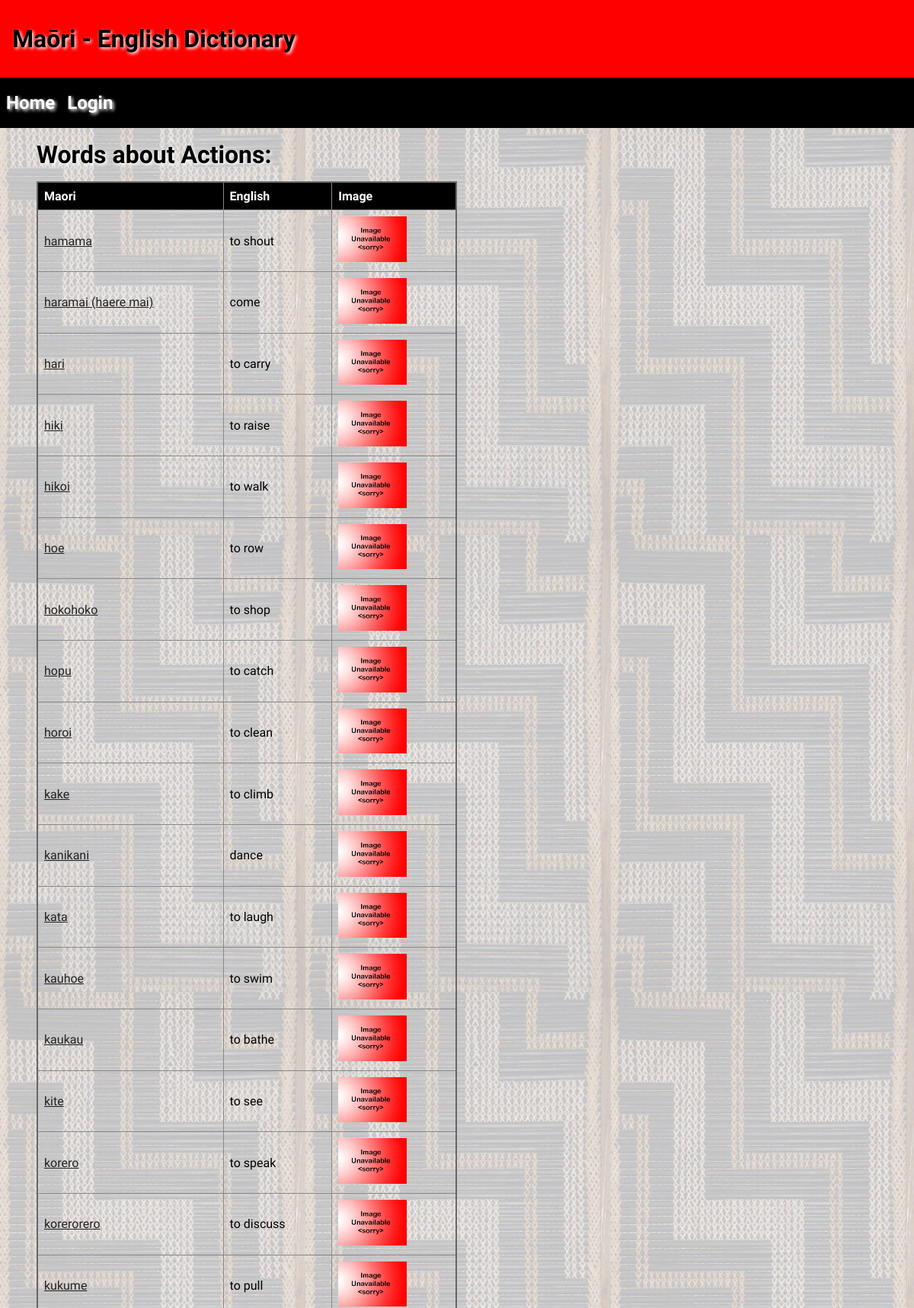
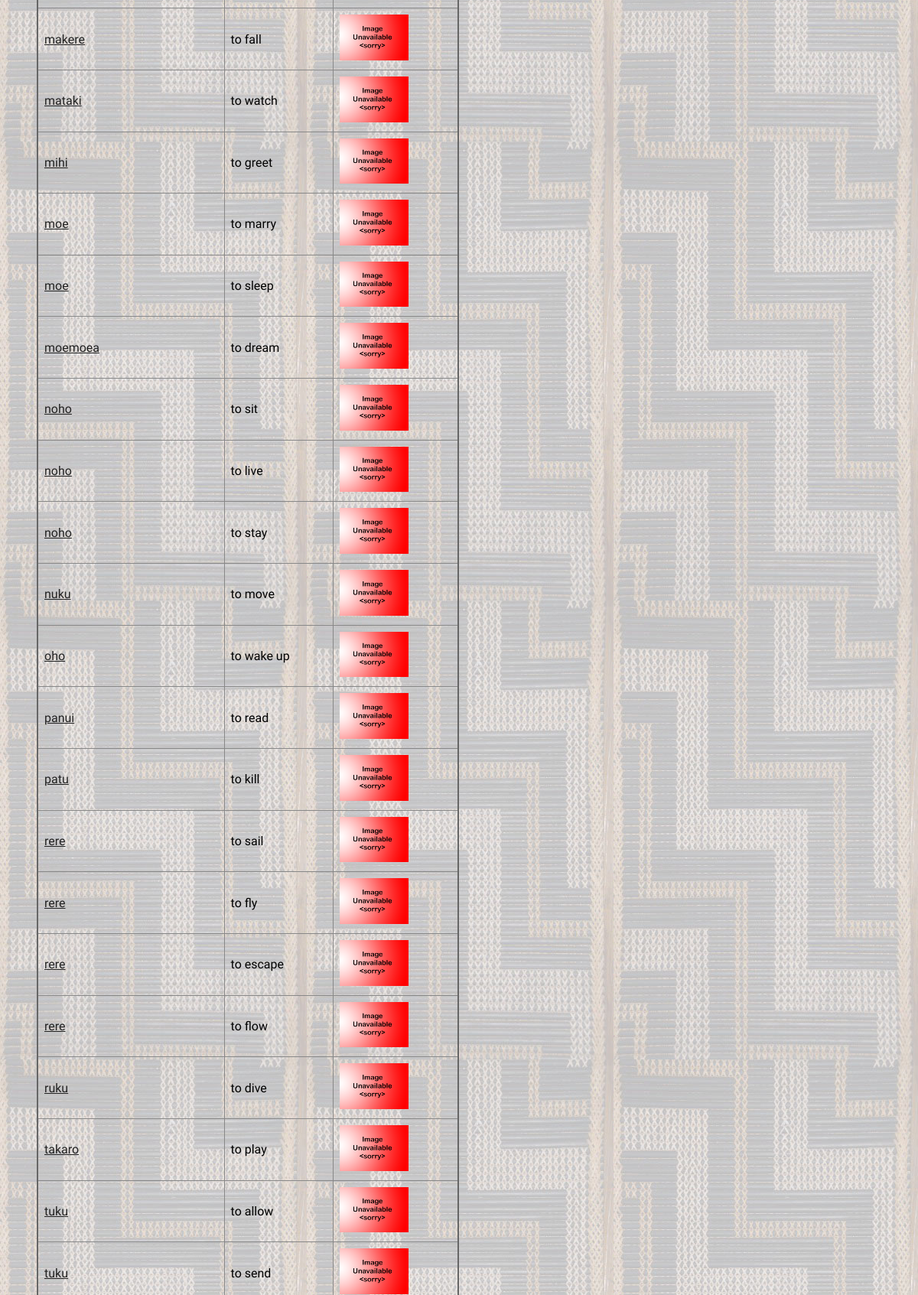
The app's page /categorys/Actions (upper part) with its own data (2 pictures, top to bottom).
### tables this page shows
CREATE TABLE "Dictionary"
(
    id         integer
        constraint Dictionary_pk
            primary key autoincrement,
    maori      varchar(85),
    english    varchar(100),
    category   varchar(50),
    year_level integer(10),
    image      varchar(100),
    timestamp  datetime,
    author     varchar(60),
    definition varchar(200)
);

### app.py (the view, shortened to what this page needs)
@app.route("/categorys/<category>", methods=["POST", "GET"])
def render_category(category):
    con = create_connection(DB_NAME)
    cur = con.cursor()
    category_list = category_setup()
    if category not in category_list:
        return redirect(f"/?error=category+not+in+dictionary")
    new_word_details = session.get("new word details")
    if new_word_details is None:
        new_word_details = ["", "", "", ""]
    query = "SELECT maori, english, image, id FROM Dictionary WHERE category = ?"
    cur.execute(query, (category,))
    category_words = cur.fetchall()
    updated_category_words = []
    for word_details in category_words:
        word_details_list = []
        for detail in word_details:
            word_details_list.append(detail)
        if word_details_list[2] is None:
            word_details_list[2] = "noimage.png"
        updated_category_words.append(word_details_list)
    con.close()
    error = request.args.get("error")
    if error is None:
        error = ""
    return render_template("category.html", category=category, words=updated_category_words,
                           logged_in=is_logged_in(), error=error, new_word_details=new_word_details
                           , is_admin=is_admin())

### app.py (called while the page is built, shortened)
def create_connection(db_file):
    try:
        connection = sqlite3.connect(db_file)
        connection.execute("pragma foreign_keys=ON")
        return connection
    except Error as e:
        print(e)
    return None

def category_setup():
    con = create_connection(DB_NAME)
    query = "SELECT category_name FROM Categories"
    cur = con.cursor()
    cur.execute(query)
    category_list = cur.fetchall()
    con.close()
    for i in range(len(category_list)):
        category_list[i] = category_list[i][0].title()
    category_list = sorted(list(set(category_list)))
    return category_list

def is_logged_in():
    if session.get("email") is None:
        return False
    return True

def is_admin():
    if session.get("email") is None:
        return False

### templates/category.html (shortened to what this page needs)
{% extends 'base.html' %}
{% block heading %}Maōri - English Dictionary{% endblock %}
{% block main %}
    {% if logged_in %}
        <h1>Words about {{ category }}: -<a href="/confirmation/category-{{category}}">Delete Category</a></h1>
    {% else %}
    <h1> Words about {{ category }}:</h1>
    {% endif %}
    <table>
         <tr>
            <th> Maori </th>
            <th> English</th>
            <th> Image </th>
        </tr>
        {% for word in words %}
            <tr>
                <td><a href = "/{{category}}/{{word[0]}}">{{word[0]}}</a> </td>
                <td>{{word[1]}}</td>
                <td><img class = "thumb" src = "../static/images/{{word[2]}}"></td>
            </tr>
        {% endfor %}
    </table>
{% endblock %}

### static/css/style.css (style rules this page uses)
* { font-family: Comfortaa, sans-serif; margin: 0; padding: 0; box-sizing: border-box; }
h1, h2, h3, h4 { padding: 1rem 0; font-family: 'Suez One', serif; color: #000; text-shadow: 2px 2px 4px #fff; }
a { color: #222; }
img { max-width: 500px; }
table { width: 50%; border: 2px solid #666; border-collapse: collapse; }
th, td { border: 1px solid #888; padding: 0.5rem; text-align: left; }
th { background-color: #000; color: #fff; }
.thumb { max-width: 90px; }

### records on screen
Dictionary: maori "hamama", english "to shout"
Dictionary: maori "haramai (haere mai)", english "come"
Dictionary: maori "hari", english "to carry"
Dictionary: maori "hiki", english "to raise"
Dictionary: maori "hikoi", english "to walk"
Dictionary: maori "hoe", english "to row"
Dictionary: maori "hokohoko", english "to shop"
Dictionary: maori "hopu", english "to catch"
Dictionary: maori "horoi", english "to clean"
Dictionary: maori "kake", english "to climb"
Dictionary: maori "kanikani", english "dance"
Dictionary: maori "kata", english "to laugh"
Dictionary: maori "kauhoe", english "to swim"
Dictionary: maori "kaukau", english "to bathe"
Dictionary: maori "kite", english "to see"
Dictionary: maori "korero", english "to speak"
Dictionary: maori "korerorero", english "to discuss"
Dictionary: maori "kukume", english "to pull"
Dictionary: maori "makere", english "to fall"
Dictionary: maori "mataki", english "to watch"
Dictionary: maori "mihi", english "to greet"
Dictionary: maori "moe", english "to marry"
Dictionary: maori "moe", english "to sleep"
Dictionary: maori "moemoea", english "to dream"
Dictionary: maori "noho", english "to sit"
Dictionary: maori "noho", english "to live"
Dictionary: maori "noho", english "to stay"
Dictionary: maori "nuku", english "to move"
Dictionary: maori "oho", english "to wake up"
Dictionary: maori "panui", english "to read"
Dictionary: maori "patu", english "to kill"
Dictionary: maori "rere", english "to sail"
Dictionary: maori "rere", english "to fly"
Dictionary: maori "rere", english "to escape"
Dictionary: maori "rere", english "to flow"
Dictionary: maori "ruku", english "to dive"
Dictionary: maori "takaro", english "to play"
Dictionary: maori "tuku", english "to allow"
Dictionary: maori "tuku", english "to send"

### other values on screen
{{ category }} "Actions"
